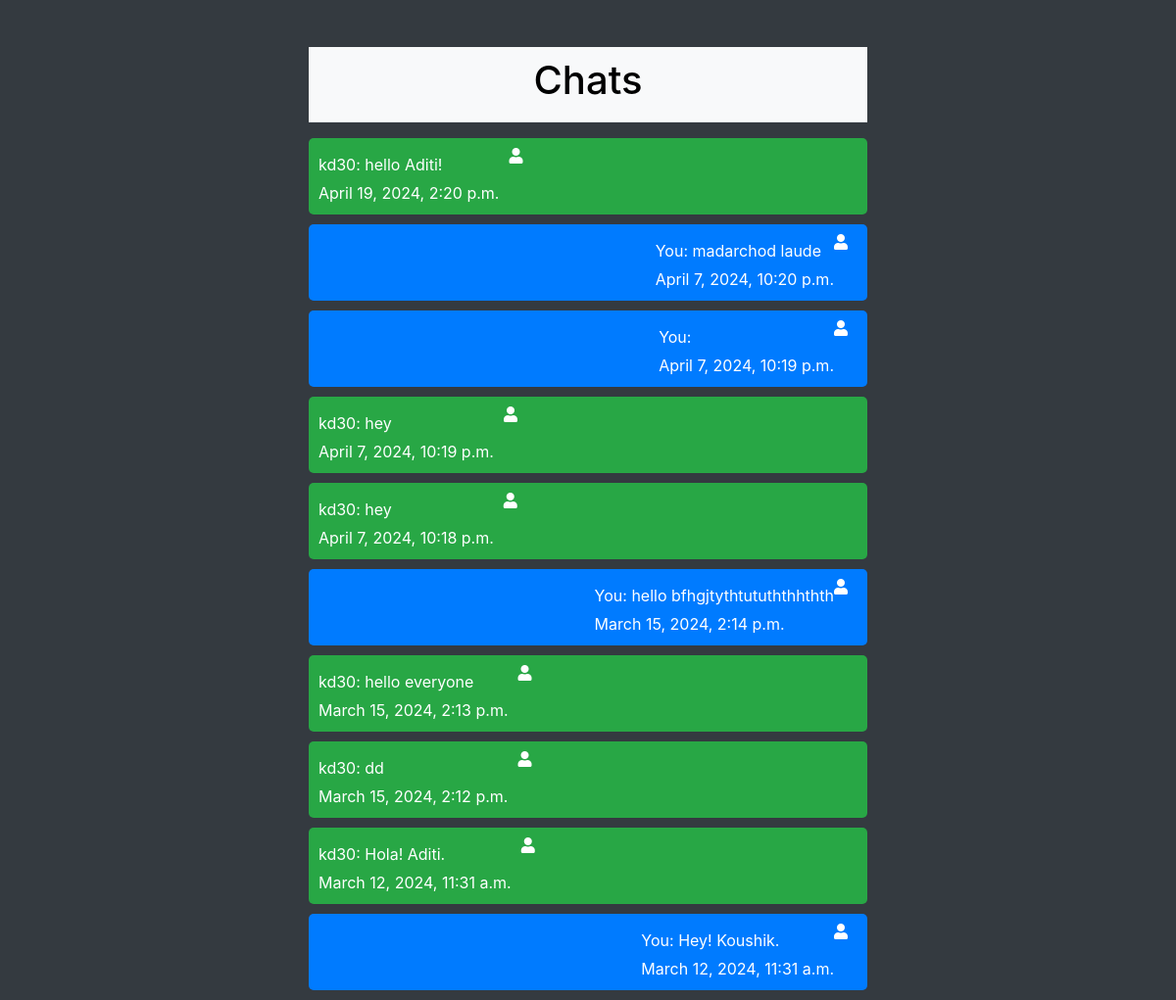
Screenshot of /chats/28 (signed in) with the database file from the repository.
### christite_app/models.py (models this page shows, shortened)
class Message(models.Model):
    sender=models.ForeignKey(User,related_name='sent_message',on_delete=models.CASCADE)
    reciever = models.ForeignKey(User, related_name='recieved_message', on_delete=models.CASCADE)
    content=models.TextField()
    timestamp=models.DateTimeField(auto_now_add=True)

### christite_app/views.py (the view)
# urls.py: path('chats/<int:pk2>',views.chats,name='chats'),
def chats(request,pk2):
    reciever=User.objects.get(id=pk2)
    messages=Message.objects.filter(sender=request.user,reciever=reciever) |Message.objects.filter(sender=reciever,reciever=request.user)
    messages=messages.order_by('-timestamp')
    return render(request,'chat.html',{'reciever':reciever,'messages':messages})

### templates/chat.html (shortened to what this page needs)
<!DOCTYPE html>
<html lang="en">
<head>
    <link rel="stylesheet" href="https://stackpath.bootstrapcdn.com/bootstrap/4.4.1/css/bootstrap.min.css">
    <link rel="stylesheet" href="https://cdnjs.cloudflare.com/ajax/libs/font-awesome/5.15.4/css/all.min.css">
</head>
<body>
    <div class="container mt-5 chat-container">
        <div class="chat-header">
            <h1>Chats</h1>
        </div>
        <div class="list-group mt-3">
            {% for message in messages %}
                <div class="message {% if message.sender == request.user %}sender-message{% else %}receiver-message{% endif %}">
                    <div class="message-content">
                        {% if message.sender == request.user %}
                            You: {{ message.content }}
                        {% else %}
                            {{ message.sender }}: {{ message.content }}
                        {% endif %}
                        <div class="message-time">{{ message.timestamp }}</div>
                    </div>
                    {% if message.sender == request.user %}
                        <i class="fas fa-user sender-icon"></i>
                    {% else %}
                        <i class="fas fa-user receiver-icon"></i>
                    {% endif %}
                </div>
            {% endfor %}
        </div>
    </div>
</body>
</html>

### templates/chat.html (style rules this page uses)
body { background-color: #343a40; color: #000000; margin: 0; padding: 0; }
.chat-container { max-width: 600px; margin: 0 auto; }
.chat-header { background-color: #f8f9fa; padding: 10px; border-bottom: 1px solid #dee2e6; text-align: center; }
.message { padding: 10px; margin-bottom: 10px; border-radius: 5px; display: flex; align-items: flex-start; }
.sender-message { background-color: #007bff; color: #fff; justify-content: flex-end; }
.receiver-message { background-color: #28a745; color: #fff; justify-content: flex-start; }
.message-content { margin-top: 5px; display: inline-block; max-width: 80%; }
.sender-icon { color: #fff; margin-right: 10px; }
.receiver-icon { color: #fff; margin-left: 10px; }
.message-time {   font-size: 12px; margin-top: 5px; }

### rows the page displays
Message: sender "kd30", content "hello Aditi!", timestamp "April 19, 2024, 2:20 p.m."
Message: content "madarchod laude", timestamp "April 7, 2024, 10:20 p.m."
Message: timestamp "April 7, 2024, 10:19 p.m."
Message: sender "kd30", content "hey", timestamp "April 7, 2024, 10:19 p.m."
Message: sender "kd30", content "hey", timestamp "April 7, 2024, 10:18 p.m."
Message: content "hello bfhgjtythtutuththhthth", timestamp "March 15, 2024, 2:14 p.m."
Message: sender "kd30", content "hello everyone", timestamp "March 15, 2024, 2:13 p.m."
Message: sender "kd30", content "dd", timestamp "March 15, 2024, 2:12 p.m."
Message: sender "kd30", content "Hola! Aditi.", timestamp "March 12, 2024, 11:31 a.m."
Message: content "Hey! Koushik.", timestamp "March 12, 2024, 11:31 a.m."
